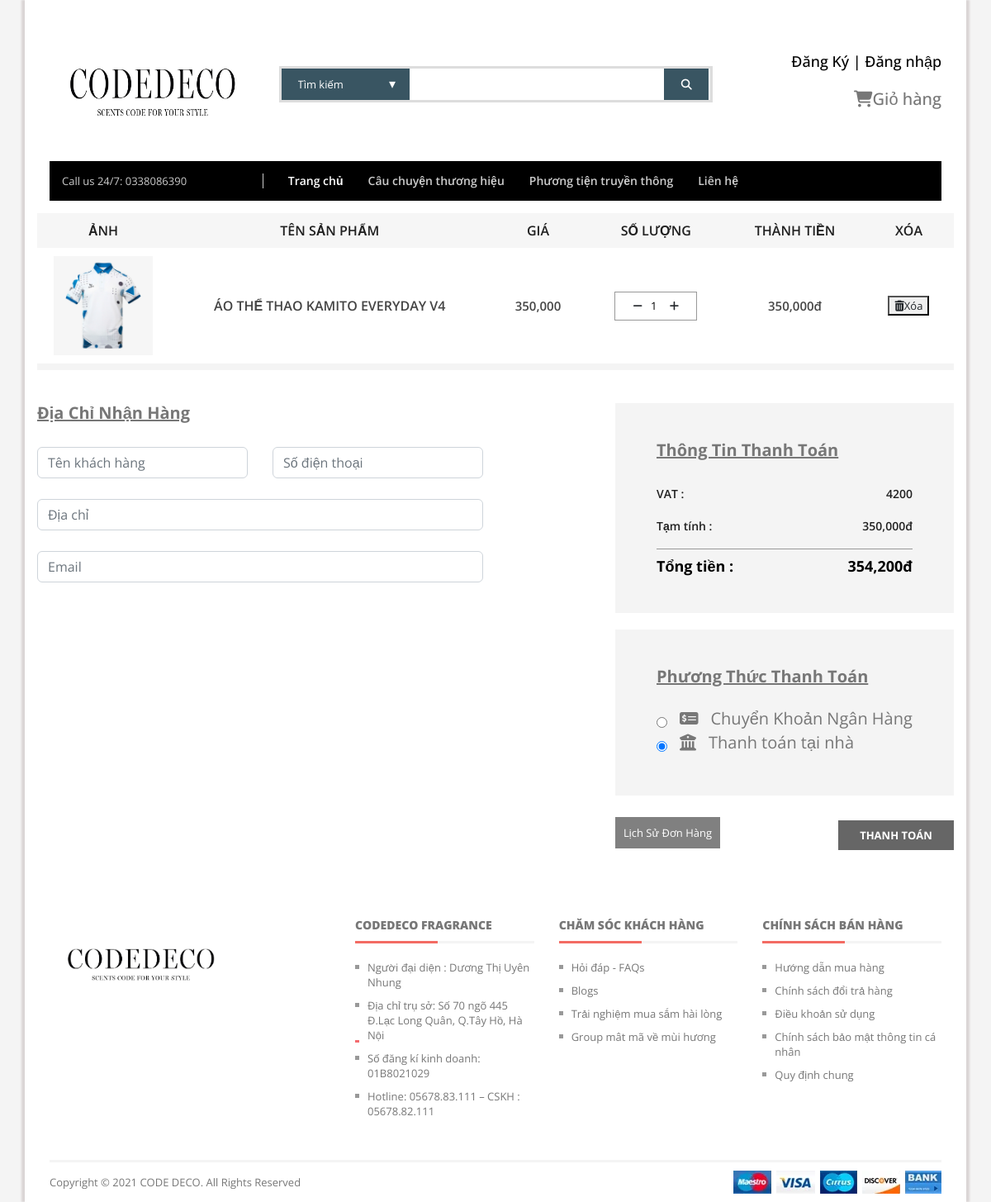
The page /nam/page/giohang.php on the database its author committed.
### tables this page shows
CREATE TABLE `giohang` (
  `id` int NOT NULL,
  `id_product` text,
  `amount` text,
  `username` text
);

CREATE TABLE `sanpham` (
  `id` int NOT NULL,
  `tensp` varchar(255) NOT NULL,
  `gia` double(10,2) DEFAULT '0.00',
  `image` varchar(255) DEFAULT NULL,
  `soLuong` int NOT NULL,
  `mota` text,
  `luotxem` int DEFAULT '0',
  `iddanhmuc` int NOT NULL
);

### nam/include/pdo.php (called while the page is built, shortened)
<?php
function pdo_get_connection(){
    $dburl = "mysql:host=localhost;dbname=duan1;charset=utf8";
    $username = 'root';
    $password = '';
    $conn = new PDO($dburl, $username, $password);
    $conn->setAttribute(PDO::ATTR_ERRMODE, PDO::ERRMODE_EXCEPTION);
    return $conn;
}
function pdo_query($sql){
    $sql_args = array_slice(func_get_args(), 1);
    try{
        $conn = pdo_get_connection();
        $stmt = $conn->prepare($sql);
        $stmt->execute($sql_args);
        $rows = $stmt->fetchAll();
        return $rows;
    }
    catch(PDOException $e){
        throw $e;
    }
    finally{
        unset($conn);
    }
}
function pdo_query_one($sql){
    $sql_args = array_slice(func_get_args(), 1);
    try{
        $conn = pdo_get_connection();
        $stmt = $conn->prepare($sql);
        $stmt->execute($sql_args);
        $row = $stmt->fetch(PDO::FETCH_ASSOC);
        return $row;
    }
    catch(PDOException $e){
        throw $e;
    }
    finally{
        unset($conn);
    }
}

### nam/page/giohang.php (the view, shortened to what this page needs)
<?php
require('../include/head.php');
require('../include/header.php');
?>
<div class="col-12">
    <div class="cart-table table-responsive mb-40">
        <table class="table">
            <thead>
                <tr>
                    <th class="pro-thumbnail">Ảnh</th>
                    <th class="pro-title">Tên sản phẩm</th>
                    <th class="pro-price">Giá</th>
                    <th class="pro-quantity">Số lượng</th>
                    <th class="pro-subtotal">Thành tiền</th>
                    <th class="pro-remove">Xóa</th>
                </tr>
            </thead>
            <tbody>
                <tr>
                    <?php foreach (pdo_query("select * from `giohang` where `username` = '" . $_SESSION['username'] . "'") as $gh) {
                        $product = pdo_query_one("select * from `sanpham` where `id` = '" . $gh['id_product'] . "'");
                        $total = $product['gia'] * $gh['amount'];
                        $tongTienAll += $total;
                        $nhanVat += $total * 0.012;
                        $tongthanhtoan += $total + $nhanVat;
                    ?>
                        <td class="pro-thumbnail"><a href="/duan1/nam/page/spct.php?id=<?= $product['id'] ?>"><img
                                    width="250" height="250" src="/duan1/upload/<?= $product['image'] ?>" class="img-fluid"
                                    alt=""></a></td>
                        <td class="pro-title"><a
                                href="/duan1/nam/page/spct.php?id=<?= $product['id'] ?>"><?= $product['tensp'] ?></a>
                        </td>
                        <td class="pro-price"><span><?= number_format($product['gia']) ?></span></td>
                        <td class="pro-quantity">
                            <span class="pro-qty-cart counter"><a href="#" class="dec qty-btn-cart"></a><input type="text"
                                    value="<?php echo $gh['amount'] ?>" class="mr-5"></span>
                        </td>
                        <td class="pro-subtotal"><span><?php echo number_format($total) ?>đ</span></td>
                        <form action="" method="POST">
                            <td class="pro-remove"><button type="submit" name="xoa_<?= $gh['id'] ?>"><i
                                        class="fa fa-trash-o"></i>Xóa</button></td>
                        </form>
                </tr>
            <?php } ?>
            </tbody>
        </table>
    </div>
    <form action="" method="POST">
        <div class="row">
            <div class="col-lg-6 col-12 mb-15">
                <div class="calculate-shipping">
                    <h4>Địa chỉ nhận hàng </h4>
                    <div class="row">
                        <div class="col-md-6 col-12 mb-25">
                            <input type="text" placeholder="Tên khách hàng" name="name" class="form-control" value="<?= ($_POST['name'] ?? ''); ?>" require>
                        </div>
                        <div class="col-md-6 col-12 mb-25">
                            <input type="number" placeholder="Số điện thoại" name="phone" class="form-control" value="<?= ($_POST['phone'] ?? ''); ?>" require>
                        </div>
                        <div class="col-md-12 col-12 mb-25">
                            <input type="text" placeholder="Địa chỉ" name="address" class="form-control" value="<?= ($_POST['address'] ?? ''); ?>" require>
                        </div>
                        <div class="col-md-12 col-12 mb-25">
                            <input type="email" placeholder="Email" name="email" class="form-control" value="<?= ($_POST['email'] ?? ''); ?>" require>
                        </div>
                    </div>
                </div>
            </div>
            <div class="col-lg-6 col-12 mb-40 d-flex">
                <div class="cart-summary">
                    <div class="cart-summary-wrap">
                        <h4>Thông tin thanh toán</h4>
                        <p>VAT : <span><?= $nhanVat ?></span></p>
                        <p>Tạm tính : <span><?= number_format($tongTienAll) ?>đ</span></p>
                        <h2>Tổng tiền :<span><?= number_format($tongthanhtoan) ?>đ</span></h2>
                    </div>
                    <div class="cart-summary-wrap">
                        <h4>Phương thức thanh toán</h4>
                        <div class="custom-control custom-radio d-flex mb-0">
                            <input type="radio" name="PaymentMothod" id="banking" class="custom-control-input" value="Chuyển Khoản Ngân Hàng" checked style="margin-right:15px">
                            <label for="banking" class="custom-control-label ManhDev-Label-Payment"><i
                                    class="fa-solid fa-money-check-dollar" style="font-size:20px"></i><span
                                    style="font-size: 20px;margin-left:15px">Chuyển Khoản Ngân
                                    Hàng</span></label>
                        </div>
                        <div class="custom-control custom-radio d-flex mb-0">
                            <input type="radio" name="PaymentMothod" id="tainha" class="custom-control-input" value="Thanh toán tại nhà" checked style="margin-right:15px">
                            <label for="tainha" class="custom-control-label "><i class="fa-solid fa-building-columns"
                                    style="font-size:20px"></i><span style="font-size: 20px;;margin-left:15px">Thanh toán
                                    tại nhà</span></label>
                        </div>
                    </div>
                    <div class="cart-summary-button">
                    <a style="background: gray; padding: 10px; color: white; line-height: 50px" href="lichsumua.php">Lịch Sử Đơn Hàng</a> <button class="checkout-btn" name="thanhtoan">Thanh toán</button>
                    </div>
                </div>
            </div>
        </div>
    </form>
</div>
<?php
require('../include/footer.php');
?>

### rows shown on the page
giohang: sanpham.image (picture), sanpham.tensp "ÁO THỂ THAO KAMITO EVERYDAY V4", sanpham.gia "350,000", amount "1", amount.gia "350,000"

### other values the page prints
$nhanVat "4200"
$tongTienAll "350,000"
$tongthanhtoan "354,200"
